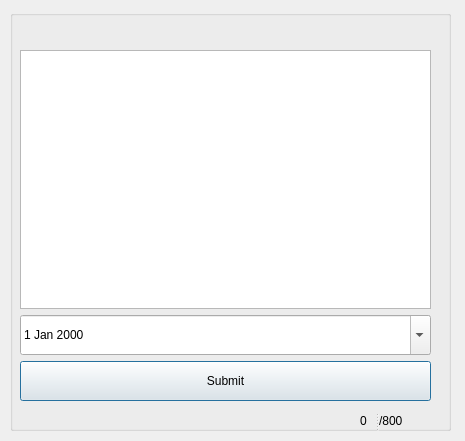
<?xml version="1.0" encoding="UTF-8"?>
<ui version="4.0">
 <class>Add_PDetails_Dialog</class>
 <widget class="QDialog" name="Add_PDetails_Dialog">
  <property name="geometry">
   <rect>
    <x>0</x>
    <y>0</y>
    <width>465</width>
    <height>441</height>
   </rect>
  </property>
  <property name="windowTitle">
   <string>Add Information</string>
  </property>
  <widget class="QGroupBox" name="groupBox">
   <property name="geometry">
    <rect>
     <x>10</x>
     <y>10</y>
     <width>441</width>
     <height>421</height>
    </rect>
   </property>
   <property name="title">
    <string/>
   </property>
   <widget class="QWidget" name="layoutWidget">
    <property name="geometry">
     <rect>
      <x>10</x>
      <y>20</y>
      <width>411</width>
      <height>371</height>
     </rect>
    </property>
    <layout class="QVBoxLayout" name="verticalLayout">
     <item>
      <widget class="QLabel" name="label">
       <property name="text">
        <string/>
       </property>
      </widget>
     </item>
     <item>
      <widget class="QTextEdit" name="textEdit"/>
     </item>
     <item>
      <widget class="QDateEdit" name="dateEdit">
       <property name="minimumSize">
        <size>
         <width>270</width>
         <height>40</height>
        </size>
       </property>
       <property name="calendarPopup">
        <bool>true</bool>
       </property>
      </widget>
     </item>
     <item>
      <widget class="QPushButton" name="pushButton">
       <property name="minimumSize">
        <size>
         <width>0</width>
         <height>40</height>
        </size>
       </property>
       <property name="text">
        <string>Submit</string>
       </property>
      </widget>
     </item>
    </layout>
   </widget>
   <widget class="QSplitter" name="splitter">
    <property name="geometry">
     <rect>
      <x>350</x>
      <y>400</y>
      <width>71</width>
      <height>21</height>
     </rect>
    </property>
    <property name="orientation">
     <enum>Qt::Horizontal</enum>
    </property>
    <widget class="QLabel" name="val">
     <property name="text">
      <string>0</string>
     </property>
    </widget>
    <widget class="QLabel" name="label_2">
     <property name="text">
      <string>/800</string>
     </property>
    </widget>
   </widget>
  </widget>
 </widget>
 <resources/>
 <connections/>
</ui>
